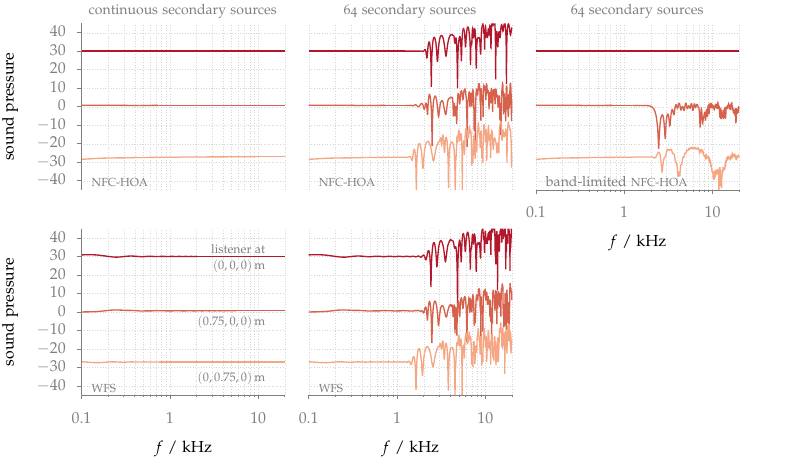

Write the gnuplot code that produced this figure.
#!/usr/bin/gnuplot
#
# FIGURE 3.12: Sound pressure in decibel of a plane wave synthesized by NFC-HOA
# (2.45) and WFS (2.55). Mono-frequent simulations were done for all frequencies
# at three different listening positions. A fixed offset was added to the
# amplitudes for two of the positions for better visualization. Parameters:
# n_k = (0, -1, 0), x_ref = (0, 0, 0) m, circular secondary source distribution
# with a diameter of 3 m.
#
# AUTHOR:   Hagen Wierstorf
# SOFTWARE: gnuplot 5.0 patchlevel 3

reset
set macros
set loadpath '../../gnuplot' 'data'

load 'latex.cfg'
load 'grid.cfg'
set grid xtics ytics mxtics
load 'rdbu.pal'

set terminal epslatex size 16cm,9.15cm color colortext @small
set output 'fig3_12.tex';

unset key

set tmargin 1.2
set bmargin 2

set logscale x
set xrange [0.1:20]
set yrange [-45:45]

db(x) = 20*log10(x)

set multiplot
set size 0.356,0.5
set origin 0,0.5
load 'yborder.cfg'
set xtics nomirror out scale 0,0.001 # add mxtics
set ylabel 'sound pressure'
set lmargin 7
set rmargin 0
set label 1 '\ft continuous secondary sources' at 1.4,52 center tc ls 101
set label 2 '\ft \acs{NFC-HOA}' at 0.13,-41 left front tc ls 101
plot 'freq_response_nfchoa_X0.00_Y0.00.txt' u ($1/1000):(db($2)+30) w l ls 1 lw 3, \
     'freq_response_nfchoa_X0.75_Y0.00.txt' u ($1/1000):(db($2)) w l ls 2 lw 3, \
     'freq_response_nfchoa_X0.00_Y0.75.txt' u ($1/1000):(db($2)-30) w l ls 3 lw 3
set origin 0.335,0.5
load 'noborder.cfg'
set xtics nomirror out scale 0,0.001 # add mxtics
unset ylabel
set lmargin 3.5
set rmargin 3.5
set label 1 '\ft 64 secondary sources'
plot 'freq_response_nfchoa_X0.00_Y0.00_nls64.txt' u ($1/1000):(db($2)+30) w l ls 1 lw 3,\
     'freq_response_nfchoa_X0.75_Y0.00_nls64.txt' u ($1/1000):(db($2)) w l ls 2 lw 3,\
     'freq_response_nfchoa_X0.00_Y0.75_nls64.txt' u ($1/1000):(db($2)-30) w l ls 3 lw 3
set origin 0.67,0.5
load 'xborder.cfg'
set xlabel '$f$ / kHz'
set lmargin 0
set rmargin 7
set label 2 '\ft band-limited \acs{NFC-HOA}'
plot 'freq_response_nfchoa_X0.00_Y0.00_nls64_band_limited.txt' u ($1/1000):(db($2)+30) w l ls 1 lw 3,\
     'freq_response_nfchoa_X0.75_Y0.00_nls64_band_limited.txt' u ($1/1000):(db($2)) w l ls 2 lw 3,\
     'freq_response_nfchoa_X0.00_Y0.75_nls64_band_limited.txt' u ($1/1000):(db($2)-30) w l ls 3 lw 3
set origin 0,0
load 'xyborder.cfg'
set ylabel 'sound pressure'
set bmargin 3.2
set tmargin 0
set lmargin 7
set rmargin 0
unset label 1
set label 2 '\ft \acs{WFS}'
set label 3 '\scs listener at'  at 12,34 right front tc ls 101
set label 4 '\scs $(0,0,0)$\,m' at 12,25 right front tc ls 101
set label 5 '\scs $(0.75,0,0)$\,m' at 12,-5 right front tc ls 101
set label 6 '\scs $(0,0.75,0)$\,m' at 12,-35 right front tc ls 101
plot 'freq_response_wfs_X0.00_Y0.00.txt' u ($1/1000):(db($2)+30) w l ls 1 lw 3,\
     'freq_response_wfs_X0.75_Y0.00.txt' u ($1/1000):(db($2)) w l ls 2 lw 3,\
     'freq_response_wfs_X0.00_Y0.75.txt' u ($1/1000):(db($2)-30) w l ls 3 lw 3
set origin 0.335,0
load 'xborder.cfg'
set lmargin 3.5
set rmargin 3.5
unset for [ii=3:6] label ii
plot 'freq_response_wfs_X0.00_Y0.00_nls64.txt' u ($1/1000):(db($2)+30) w l ls 1 lw 3,\
     'freq_response_wfs_X0.75_Y0.00_nls64.txt' u ($1/1000):(db($2)) w l ls 2 lw 3,\
     'freq_response_wfs_X0.00_Y0.75_nls64.txt' u ($1/1000):(db($2)-30) w l ls 3 lw 3
unset multiplot

call 'plot.plt' 'fig3_12'

# vim: set textwidth=200:
